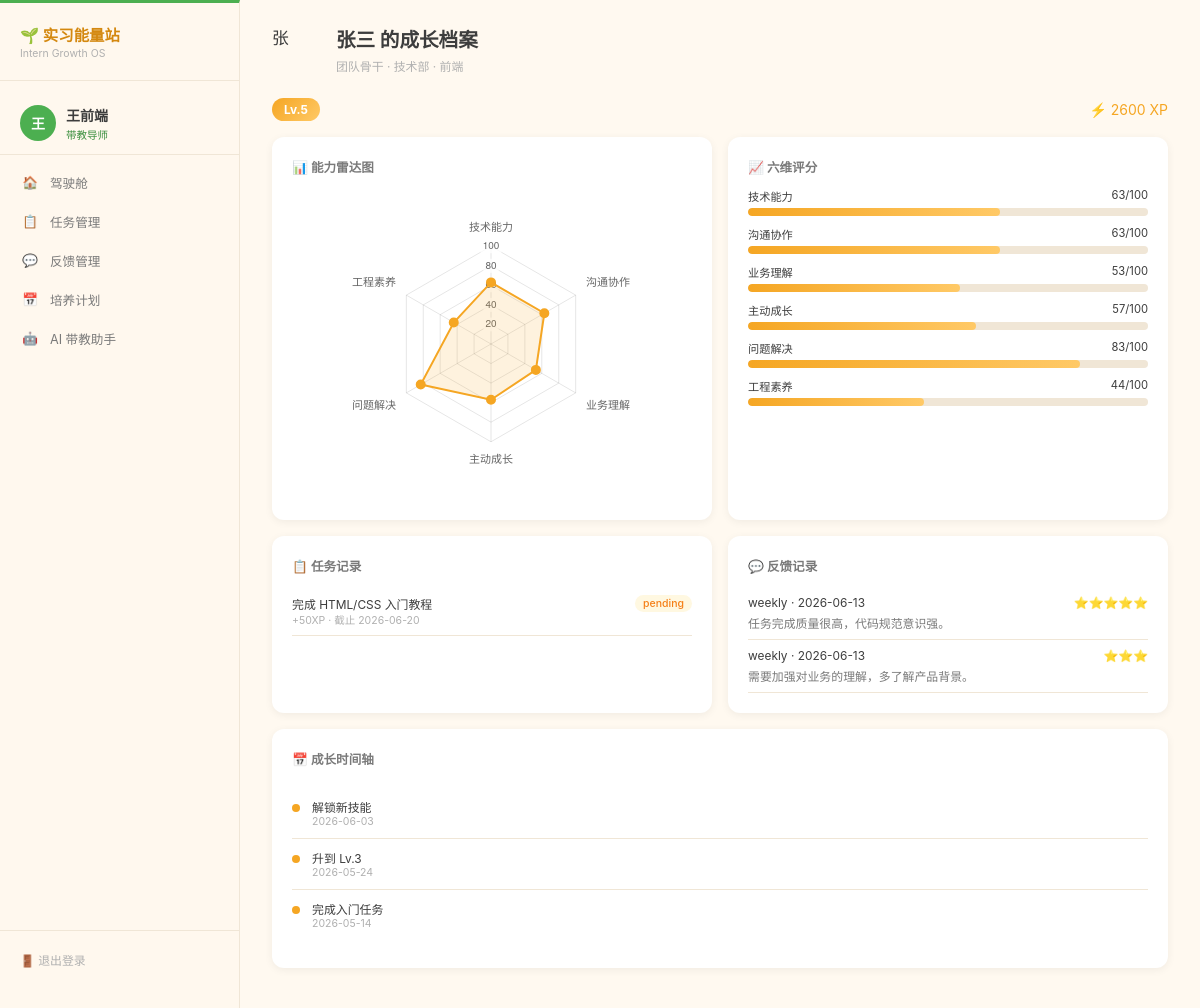
Screenshot of /mentor/intern/8 (signed in) with the database file from the repository.
### tables this page shows
CREATE TABLE users (
            id INTEGER PRIMARY KEY AUTOINCREMENT,
            email TEXT UNIQUE NOT NULL,
            password_hash TEXT NOT NULL,
            name TEXT NOT NULL,
            role TEXT NOT NULL CHECK(role IN ('intern','mentor','hr','leader','admin')),
            avatar_url TEXT DEFAULT '',
            department TEXT DEFAULT '',
            position TEXT DEFAULT '',
            created_at DATETIME DEFAULT CURRENT_TIMESTAMP
        );

CREATE TABLE intern_profiles (
            id INTEGER PRIMARY KEY AUTOINCREMENT,
            user_id INTEGER UNIQUE NOT NULL,
            mentor_id INTEGER,
            start_date DATE,
            end_date DATE,
            level INTEGER DEFAULT 1,
            xp INTEGER DEFAULT 0,
            status TEXT DEFAULT 'active' CHECK(status IN ('active','completed','terminated')),
            FOREIGN KEY (user_id) REFERENCES users(id),
            FOREIGN KEY (mentor_id) REFERENCES users(id)
        );

CREATE TABLE skill_scores (
            id INTEGER PRIMARY KEY AUTOINCREMENT,
            intern_id INTEGER NOT NULL,
            dimension_id INTEGER NOT NULL,
            score INTEGER DEFAULT 0,
            updated_at DATETIME DEFAULT CURRENT_TIMESTAMP,
            FOREIGN KEY (intern_id) REFERENCES intern_profiles(id),
            FOREIGN KEY (dimension_id) REFERENCES skill_dimensions(id),
            UNIQUE(intern_id, dimension_id)
        );

CREATE TABLE skill_dimensions (
            id INTEGER PRIMARY KEY AUTOINCREMENT,
            name TEXT NOT NULL,
            description TEXT DEFAULT '',
            max_score INTEGER DEFAULT 100
        );

CREATE TABLE task_assignments (
            id INTEGER PRIMARY KEY AUTOINCREMENT,
            task_id INTEGER NOT NULL,
            intern_id INTEGER NOT NULL,
            assigned_by INTEGER NOT NULL,
            status TEXT DEFAULT 'pending' CHECK(status IN ('pending','in_progress','completed','overdue')),
            due_date DATE,
            completed_at DATETIME,
            FOREIGN KEY (task_id) REFERENCES growth_tasks(id),
            FOREIGN KEY (intern_id) REFERENCES intern_profiles(id),
            FOREIGN KEY (assigned_by) REFERENCES users(id)
        );

CREATE TABLE growth_tasks (
            id INTEGER PRIMARY KEY AUTOINCREMENT,
            title TEXT NOT NULL,
            description TEXT DEFAULT '',
            category TEXT DEFAULT 'technical',
            difficulty INTEGER DEFAULT 1,
            xp_reward INTEGER DEFAULT 50,
            dimension_id INTEGER,
            FOREIGN KEY (dimension_id) REFERENCES skill_dimensions(id)
        );

CREATE TABLE feedbacks (
            id INTEGER PRIMARY KEY AUTOINCREMENT,
            intern_id INTEGER NOT NULL,
            mentor_id INTEGER NOT NULL,
            type TEXT DEFAULT 'weekly' CHECK(type IN ('weekly','milestone','ad_hoc')),
            content TEXT DEFAULT '',
            rating INTEGER,
            dimension_scores TEXT DEFAULT '{}',
            created_at DATETIME DEFAULT CURRENT_TIMESTAMP,
            FOREIGN KEY (intern_id) REFERENCES intern_profiles(id),
            FOREIGN KEY (mentor_id) REFERENCES users(id)
        );

CREATE TABLE growth_logs (
            id INTEGER PRIMARY KEY AUTOINCREMENT,
            intern_id INTEGER NOT NULL,
            event_type TEXT NOT NULL,
            description TEXT DEFAULT '',
            xp_change INTEGER DEFAULT 0,
            created_at DATETIME DEFAULT CURRENT_TIMESTAMP,
            FOREIGN KEY (intern_id) REFERENCES intern_profiles(id)
        );

### app.py (the view)
@app.route('/mentor/intern/<int:intern_id>')
@login_required
@role_required('mentor')
def mentor_intern_detail(intern_id):
    db = get_db()
    uid = session['user_id']
    intern = db.execute(
        'SELECT u.*, ip.* FROM users u JOIN intern_profiles ip ON u.id=ip.user_id WHERE u.id=? AND ip.mentor_id=?',
        (intern_id, uid)
    ).fetchone()
    if not intern:
        flash('无权访问该实习生信息')
        db.close()
        return redirect(url_for('mentor_dashboard'))
    user = dict(intern)
    profile = dict(intern)
    scores = db.execute(
        '''SELECT d.name, s.score FROM skill_scores s
           JOIN skill_dimensions d ON s.dimension_id=d.id
           WHERE s.intern_id=?''',
        (profile['id'],)
    ).fetchall()
    scores_dict = {r['name']: r['score'] for r in scores}
    if not scores_dict:
        scores_dict = {name: 0 for name in DIMENSION_NAMES}
    tasks = db.execute(
        '''SELECT ta.*, t.title, t.xp_reward FROM task_assignments ta
           JOIN growth_tasks t ON ta.task_id=t.id
           WHERE ta.intern_id=? ORDER BY ta.due_date DESC LIMIT 10''',
        (profile['id'],)
    ).fetchall()
    feedbacks = db.execute(
        '''SELECT f.*, u.name as mentor_name FROM feedbacks f
           JOIN users u ON f.mentor_id=u.id
           WHERE f.intern_id=? ORDER BY f.created_at DESC LIMIT 10''',
        (profile['id'],)
    ).fetchall()
    logs = db.execute(
        '''SELECT * FROM growth_logs WHERE intern_id=? ORDER BY created_at DESC LIMIT 15''',
        (profile['id'],)
    ).fetchall()
    radar_labels = DIMENSION_NAMES
    radar_data = [scores_dict.get(name, 0) for name in DIMENSION_NAMES]
    level_title = LEVEL_TITLES[profile['level'] - 1] if profile['level'] <= len(LEVEL_TITLES) else LEVEL_TITLES[-1]
    db.close()
    return render_template('mentor/intern_detail.html',
                          user=user,
                          profile=profile,
                          scores=scores_dict,
                          tasks=[dict(t) for t in tasks],
                          feedbacks=[dict(f) for f in feedbacks],
                          logs=[dict(l) for l in logs],
                          radar_labels=radar_labels,
                          radar_data=radar_data,
                          level_title=level_title)

### app.py (called while the page is built)
def login_required(f):
    @wraps(f)
    def decorated(*args, **kwargs):
        if 'user_id' not in session:
            return redirect(url_for('login'))
        return f(*args, **kwargs)
    return decorated

def role_required(*roles):
    def decorator(f):
        @wraps(f)
        def decorated(*args, **kwargs):
            if session.get('role') not in roles:
                flash('无权访问')
                return redirect(url_for('dashboard'))
            return f(*args, **kwargs)
        return decorated
    return decorator

def get_current_user():
    if 'user_id' in session:
        db = get_db()
        user = db.execute('SELECT * FROM users WHERE id=?', (session['user_id'],)).fetchone()
        db.close()
        return dict(user) if user else None
    return None

@app.context_processor
def inject_globals():
    user = get_current_user()
    role_colors = {
        'intern': {'primary': '#F5A623', 'primary_dark': '#E09000', 'primary_light': '#FFD180', 'bg': '#FFF8E1'},
        'mentor': {'primary': '#4CAF50', 'primary_dark': '#388E3C', 'primary_light': '#A5D6A7', 'bg': '#E8F5E9'},
        'leader': {'primary': '#9C27B0', 'primary_dark': '#7B1FA2', 'primary_light': '#CE93D8', 'bg': '#F3E5F5'},
        'admin': {'primary': '#607D8B', 'primary_dark': '#455A64', 'primary_light': '#B0BEC5', 'bg': '#ECEFF1'}
    }
    theme = role_colors.get(user['role'], role_colors['intern']) if user else role_colors['intern']
    return dict(current_user=user, now=datetime.now(), theme=theme)

### init_db.py (called while the page is built)
def get_db():
    db = sqlite3.connect(Config.DATABASE)
    db.row_factory = sqlite3.Row
    db.execute("PRAGMA foreign_keys = ON")
    return db

### templates/mentor/intern_detail.html (shortened to what this page needs)
{% extends "layout.html" %}
{% block content %}
<div class="page-header">
    <div class="flex-center gap-16">
        <div class="avatar" style="width:48px; height:48px; font-size:1.2rem;">{{ user.name[0] }}</div>
        <div>
            <h1>{{ user.name }} 的成长档案</h1>
            <p>{{ level_title }}{% if user.department %} · {{ user.department }}{% endif %}{% if user.position %} · {{ user.position }}{% endif %}</p>
        </div>
    </div>
</div>
<div class="flex-between mb-16">
    <div class="level-badge">Lv.{{ profile.level }}</div>
    <div style="color:var(--primary);">⚡ {{ profile.xp }} XP</div>
</div>
<div class="grid grid-2">
    <div class="card">
        <div class="card-header">📊 能力雷达图</div>
        <div class="radar-container">
            <canvas id="radarChart" width="280" height="280"></canvas>
        </div>
    </div>
    <div class="card">
        <div class="card-header">📈 六维评分</div>
        {% for name, score in scores.items() %}
        <div class="dim-bar-group">
            <div class="dim-bar-label">
                <span>{{ name }}</span>
                <span>{{ score }}/100</span>
            </div>
            <div class="dim-bar">
                <div class="dim-bar-fill" style="width:{{ score }}%"></div>
            </div>
        </div>
        {% endfor %}
    </div>
</div>
<div class="grid grid-2">
    <div class="card">
        <div class="card-header">📋 任务记录</div>
        {% for t in tasks %}
        <div style="padding:8px 0; border-bottom:1px solid var(--border); font-size:0.85rem;">
            <div class="flex-between">
                <span>{{ t.title }}</span>
                <span class="badge badge-{{ t.status }}">{{ t.status }}</span>
            </div>
            <div class="text-muted" style="font-size:0.75rem;">+{{ t.xp_reward }}XP · 截止 {{ t.due_date }}</div>
        </div>
        {% endfor %}
    </div>
    <div class="card">
        <div class="card-header">💬 反馈记录</div>
        {% for f in feedbacks %}
        <div style="padding:8px 0; border-bottom:1px solid var(--border); font-size:0.85rem;">
            <div class="flex-between">
                <span>{{ f.type }} · {{ f.created_at[:10] }}</span>
                <span>{% if f.rating %}{% for i in range(f.rating) %}⭐{% endfor %}{% endif %}</span>
            </div>
            <div style="color:var(--text-secondary); margin-top:4px;">{{ f.content[:80] }}{% if f.content|length > 80 %}...{% endif %}</div>
        </div>
        {% endfor %}
    </div>
</div>
<div class="card">
    <div class="card-header">📅 成长时间轴</div>
    <div class="timeline">
        {% for log in logs %}
        <div class="timeline-item">
            <div class="timeline-dot"></div>
            <div>
                <div>{{ log.description }}</div>
                <div class="timeline-date">{{ log.created_at[:10] }}</div>
            </div>
        </div>
        {% endfor %}
    </div>
</div>
{% endblock %}
{% block scripts %}
<script>
new Chart(document.getElementById('radarChart'), {
    type: 'radar',
    data: {
        labels: {{ radar_labels | tojson }},
        datasets: [{
            data: {{ radar_data | tojson }},
            backgroundColor: 'rgba(245,166,35,0.15)',
            borderColor: '#F5A623',
            borderWidth: 2,
            pointBackgroundColor: '#F5A623',
            pointRadius: 4,
        }]
    },
    options: {
        responsive: false,
        scales: { r: { min: 0, max: 100, ticks: { stepSize: 20, font: { size: 10 } }, pointLabels: { font: { size: 11 } } } },
        plugins: { legend: { display: false } }
    }
});
</script>
{% endblock %}

### templates/layout.html (shortened to what this page needs)
{% extends "base.html" %}
{% set role_colors = {
    'intern': {'primary': '#F5A623', 'primary_dark': '#E09000', 'primary_light': '#FFD180', 'bg': '#FFF8E1'},
    'mentor': {'primary': '#4CAF50', 'primary_dark': '#388E3C', 'primary_light': '#A5D6A7', 'bg': '#E8F5E9'},
    'leader': {'primary': '#9C27B0', 'primary_dark': '#7B1FA2', 'primary_light': '#CE93D8', 'bg': '#F3E5F5'},
    'admin': {'primary': '#607D8B', 'primary_dark': '#455A64', 'primary_light': '#B0BEC5', 'bg': '#ECEFF1'}
} %}
{% set theme = role_colors.get(current_user.role, role_colors.intern) %}
{% block body %}
<div class="layout">
    <aside class="sidebar" style="border-top: 3px solid {{ theme.primary }};">
        <div class="sidebar-brand">
            <h2>🌱 实习能量站</h2>
            <div class="subtitle">Intern Growth OS</div>
        </div>
        {% if current_user %}
        <div class="sidebar-user">
            <div class="avatar" style="background:{{ theme.primary }};">{{ current_user.name[0] }}</div>
            <div class="name">{{ current_user.name }}</div>
            <div class="role" style="color:{{ theme.primary_dark }};">
                {% if current_user.role == 'intern' %}实习生
                {% elif current_user.role == 'mentor' %}带教导师
                {% elif current_user.role == 'leader' %}部门主管
                {% elif current_user.role == 'admin' %}管理员
                {% endif %}
            </div>
        </div>
        <nav class="sidebar-nav">
            {% if current_user.role == 'intern' %}
            <a href="{{ url_for('intern_dashboard') }}" class="{% if request.endpoint == 'intern_dashboard' %}active{% endif %}">
                <span class="icon">🏠</span> 我的主页
            </a>
            <a href="{{ url_for('intern_growth_map') }}" class="{% if request.endpoint == 'intern_growth_map' %}active{% endif %}">
                <span class="icon">🗺️</span> 成长分析
            </a>
            <a href="{{ url_for('intern_tasks') }}" class="{% if request.endpoint == 'intern_tasks' %}active{% endif %}">
                <span class="icon">📋</span> 成长任务
            </a>
            <a href="{{ url_for('intern_weekly_report') }}" class="{% if request.endpoint in ['intern_weekly_report', 'intern_weekly_report_edit', 'intern_feedback'] %}active{% endif %}">
                <span class="icon">📚</span> 成长周记
            </a>
            <a href="{{ url_for('intern_score_history') }}" class="{% if request.endpoint == 'intern_score_history' %}active{% endif %}">
                <span class="icon">📊</span> 评分历史
            </a>
            <a href="{{ url_for('intern_learning') }}" class="{% if request.endpoint == 'intern_learning' %}active{% endif %}">
                <span class="icon">📖</span> 学习资料
            </a>
            {% elif current_user.role == 'mentor' %}
            <a href="{{ url_for('mentor_dashboard') }}" class="{% if request.endpoint == 'mentor_dashboard' %}active{% endif %}">
                <span class="icon">🏠</span> 驾驶舱
            </a>
            <a href="{{ url_for('mentor_tasks') }}" class="{% if request.endpoint == 'mentor_tasks' %}active{% endif %}">
                <span class="icon">📋</span> 任务管理
            </a>
            <a href="{{ url_for('mentor_feedback') }}" class="{% if request.endpoint == 'mentor_feedback' %}active{% endif %}">
                <span class="icon">💬</span> 反馈管理
            </a>
            <a href="{{ url_for('mentor_plan') }}" class="{% if request.endpoint == 'mentor_plan' %}active{% endif %}">
                <span class="icon">📅</span> 培养计划
            </a>
            <a href="{{ url_for('mentor_ai_copilot') }}" class="{% if request.endpoint == 'mentor_ai_copilot' %}active{% endif %}">
                <span class="icon">🤖</span> AI 带教助手
            </a>
            {% endif %}
        </nav>
        <div class="sidebar-footer">
            <a href="{{ url_for('logout') }}">🚪 退出登录</a>
        </div>
        {% endif %}
    </aside>
    <main class="main-content">
        {% block content %}{% endblock %}
    </main>
</div>
{% endblock %}

### rows the page displays
users: name "王", name "王前端"
users: name "张", name "张三", department "技术部", position "前端"
intern_profiles: level "5", xp "2600"
skill_scores: name "技术能力", score "63"
skill_scores: name "沟通协作", score "63"
skill_scores: name "业务理解", score "53"
skill_scores: name "主动成长", score "57"
skill_scores: name "问题解决", score "83"
skill_scores: name "工程素养", score "44"
task_assignments: title "完成 HTML/CSS 入门教程", status "pending", xp_reward "50", due_date "2026-06-20"
feedbacks: type "weekly", created_at "2026-06-13", rating 5 (drawn), content "任务完成质量很高，代码规范意识强。"
feedbacks: type "weekly", created_at "2026-06-13", rating 3 (drawn), content "需要加强对业务的理解，多了解产品背景。"
growth_logs: description "解锁新技能", created_at "2026-06-03"
growth_logs: description "升到 Lv.3", created_at "2026-05-24"
growth_logs: description "完成入门任务", created_at "2026-05-14"

### other values shown
{{ level_title }} "团队骨干"
chart data {{ radar_data | tojson }} [63, 63, 53, 57, 83, 44]
